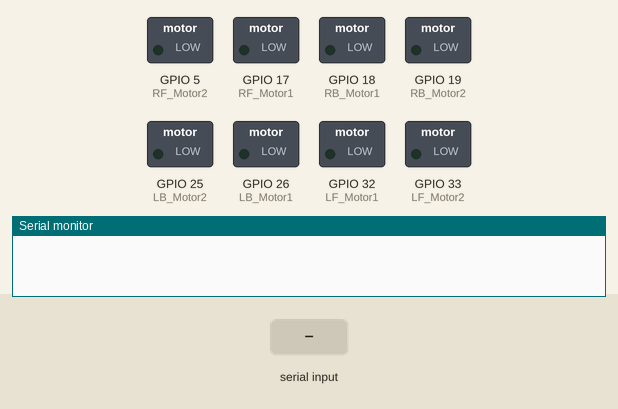
Recording of a sketch running on a simulated ESP32. Shown: switched loads named in the sketch (green lamp = pin HIGH), the last lines printed to the serial monitor. The inputs (shaded band) are chosen by the test bench.

Above: at 1.2 s.
1.3 s: "90,45\n" received over Serial
At 4.0 s:
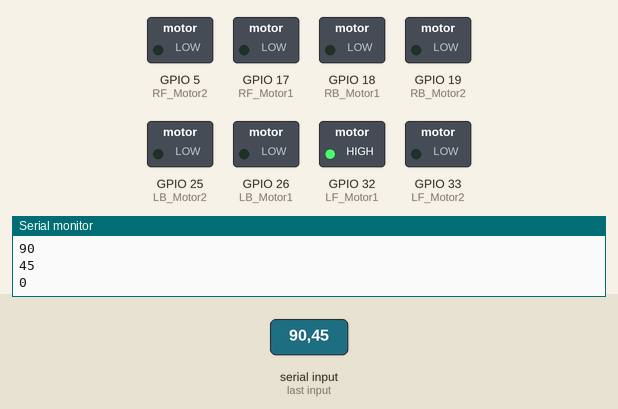
4.3 s: "30,150\n" received over Serial
At 5.3 s:
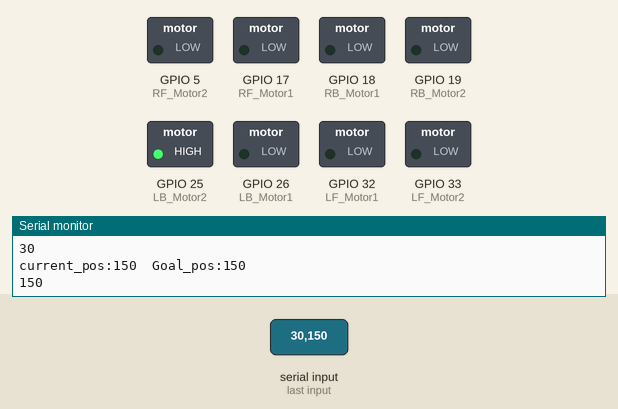
7.3 s: "5\n" received over Serial
At 8.9 s:
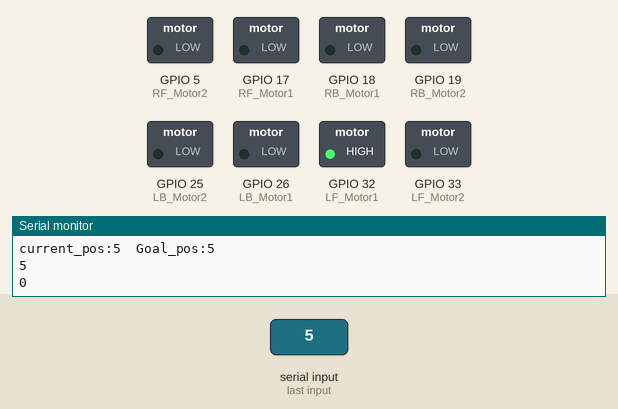
10.3 s: "90,45\n" received over Serial
At 10.54 s:
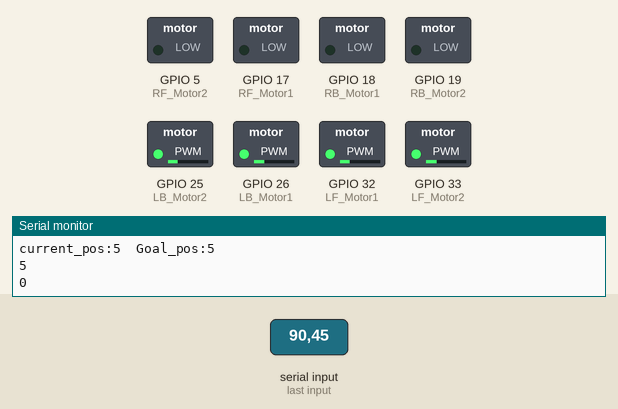
13.3 s: "90\n" received over Serial
At 16.0 s:
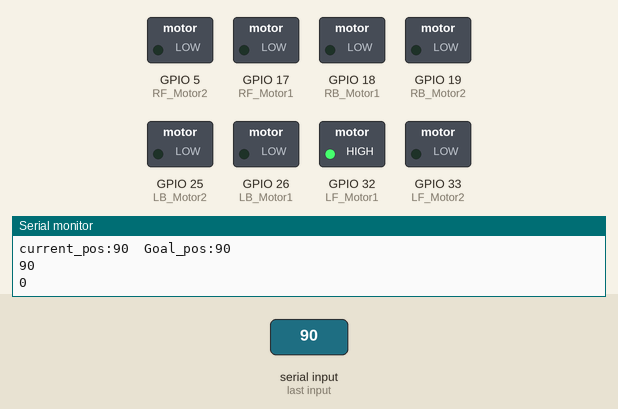
16.3 s: "200\n" received over Serial
At 17.9 s:
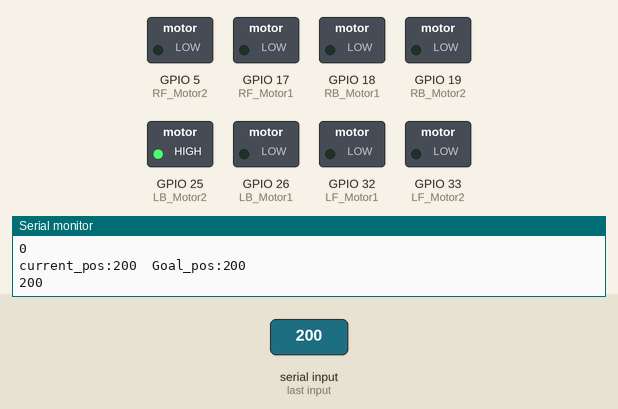
Timing chart, 0 to 20.3 s (numbered marks = the images above; inputs shaded):
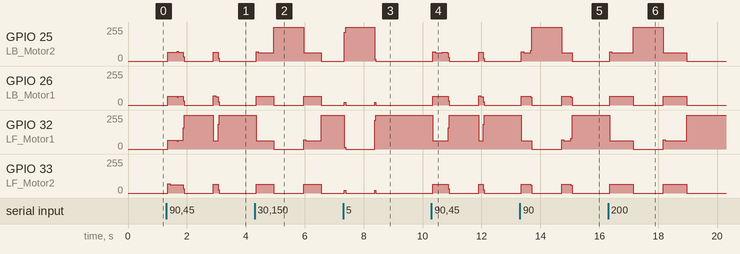

The sketch:

Step_position.ino
```cpp
#define LF_Motor1 32
#define LF_Motor2 33
#define LB_Motor1 26
#define LB_Motor2 25
#define RF_Motor1 17
#define RF_Motor2 5
#define RB_Motor1 18
#define RB_Motor2 19


#define Step_L1 LF_Motor1
#define Step_L2 LF_Motor2
#define Step_L3 LB_Motor1
#define Step_L4 LB_Motor2

#define Step_R1 RF_Motor1
#define Step_R2 RF_Motor2
#define Step_R3 RB_Motor1
#define Step_R4 RB_Motor2

#define StepVelo 1

void init_pin(){
  pinMode(LF_Motor1,OUTPUT);
  pinMode(LF_Motor2,OUTPUT);
  pinMode(LB_Motor1,OUTPUT);
  pinMode(LB_Motor2,OUTPUT);
  pinMode(RF_Motor1,OUTPUT);
  pinMode(RF_Motor2,OUTPUT);
  pinMode(RB_Motor1,OUTPUT);
  pinMode(RB_Motor2,OUTPUT);

  digitalWrite(LF_Motor1,LOW);
  digitalWrite(LF_Motor2,LOW);
  digitalWrite(LB_Motor1,LOW);
  digitalWrite(LB_Motor2,LOW);
  digitalWrite(RF_Motor1,LOW);
  digitalWrite(RF_Motor2,LOW);
  digitalWrite(RB_Motor1,LOW);
  digitalWrite(RB_Motor2,LOW);
}
//50个周期为1圈
void StepL_position(int Goal_pos){
  static long current_pos = 0;

  if(current_pos<Goal_pos)
  {
    while(current_pos<Goal_pos)
    {
      digitalWrite(Step_L1,HIGH);
      digitalWrite(Step_L2,LOW);
      digitalWrite(Step_L3,LOW);
      digitalWrite(Step_L4,LOW);
      delay(StepVelo);
      digitalWrite(Step_L1,LOW);
      digitalWrite(Step_L2,LOW);
      digitalWrite(Step_L3,HIGH);
      digitalWrite(Step_L4,LOW);
      delay(StepVelo);
      digitalWrite(Step_L1,LOW);
      digitalWrite(Step_L2,HIGH);
      digitalWrite(Step_L3,LOW);
      digitalWrite(Step_L4,LOW);
      delay(StepVelo);
      digitalWrite(Step_L1,LOW);
      digitalWrite(Step_L2,LOW);
      digitalWrite(Step_L3,LOW);
      digitalWrite(Step_L4,HIGH);
      delay(StepVelo);
      current_pos++;
    }
    Serial.print("current_pos:");
    Serial.print(current_pos);
    Serial.print("  ");
    Serial.print("Goal_pos:");
    Serial.println(Goal_pos);

  }
  else if(current_pos>Goal_pos)
  {
    while(current_pos>Goal_pos)
    {
      digitalWrite(Step_L1,LOW);
      digitalWrite(Step_L2,LOW);
      digitalWrite(Step_L3,LOW);
      digitalWrite(Step_L4,HIGH);
      delay(StepVelo);
      digitalWrite(Step_L1,LOW);
      digitalWrite(Step_L2,HIGH);
      digitalWrite(Step_L3,LOW);
      digitalWrite(Step_L4,LOW);
      delay(StepVelo);
      digitalWrite(Step_L1,LOW);
      digitalWrite(Step_L2,LOW);
      digitalWrite(Step_L3,HIGH);
      digitalWrite(Step_L4,LOW);
      delay(StepVelo);
      digitalWrite(Step_L1,HIGH);
      digitalWrite(Step_L2,LOW);
      digitalWrite(Step_L3,LOW);
      digitalWrite(Step_L4,LOW);
      delay(StepVelo);
      current_pos--;
    }
  }

  Serial.println(current_pos);
}

void setup() {
  // put your setup code here, to run once:
  Serial.begin(115200);
  init_pin();

}

void loop() {
  // put your main code here, to run repeatedly:
  while(!Serial.available()>0);
  long goal_pos = Serial.parseInt();
  StepL_position(goal_pos);

}
```

Measured:
- after the input at 4.3 s, GPIO 26 (LB_Motor1): 0/255 → 65/255 after 0.05 s, → 0/255 0.60 s later, → 66/255 1.0 s later, → 0/255 0.60 s later; GPIO 33 (LF_Motor2): 0/255 → 66/255 after 0.05 s, → 0/255 0.60 s later, → 65/255 1.0 s later, → 0/255 0.60 s later
- after the input at 7.3 s, GPIO 25 (LB_Motor2): 0/255 → 255/255 after 0.05 s, → 0/255 1.0 s later; GPIO 26 (LB_Motor1): 0/255 → 19/255 after 0.05 s, → 0/255 0.04 s later, → 20/255 0.98 s later, → 0/255 0.04 s later
- after the input at 13.3 s, GPIO 26 (LB_Motor1): 0/255 → 65/255 after 0.05 s, → 0/255 0.32 s later, → 66/255 1.0 s later, → 0/255 0.32 s later; GPIO 33 (LF_Motor2): 0/255 → 66/255 after 0.05 s, → 0/255 0.32 s later, → 65/255 1.0 s later, → 0/255 0.32 s later
- after the input at 16.3 s, GPIO 26 (LB_Motor1): 0/255 → 65/255 after 0.05 s, → 0/255 0.80 s later, → 66/255 1.0 s later, → 0/255 0.80 s later; GPIO 33 (LF_Motor2): 0/255 → 66/255 after 0.05 s, → 0/255 0.80 s later, → 65/255 1.0 s later, → 0/255 0.80 s later
